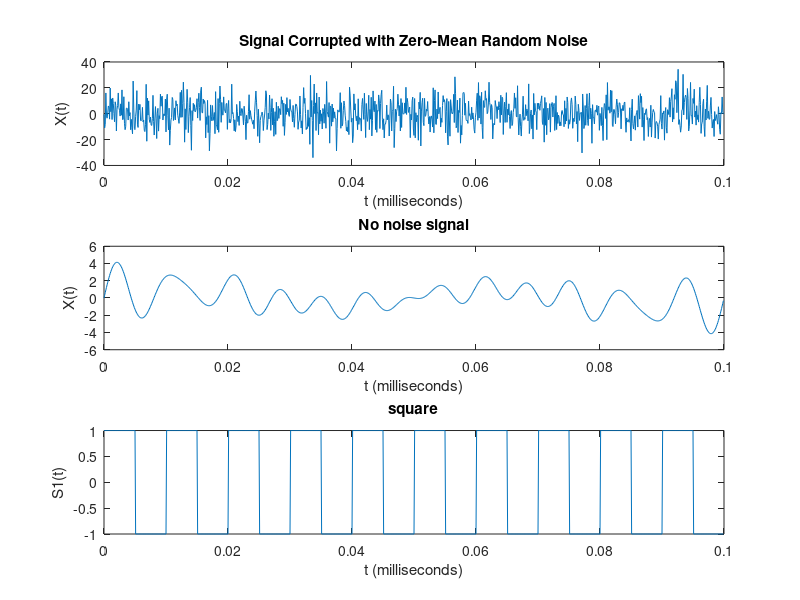
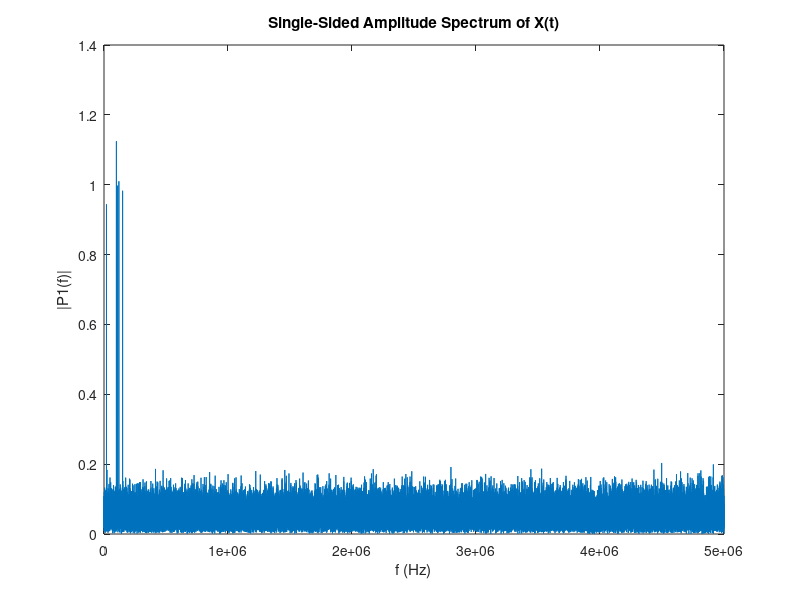
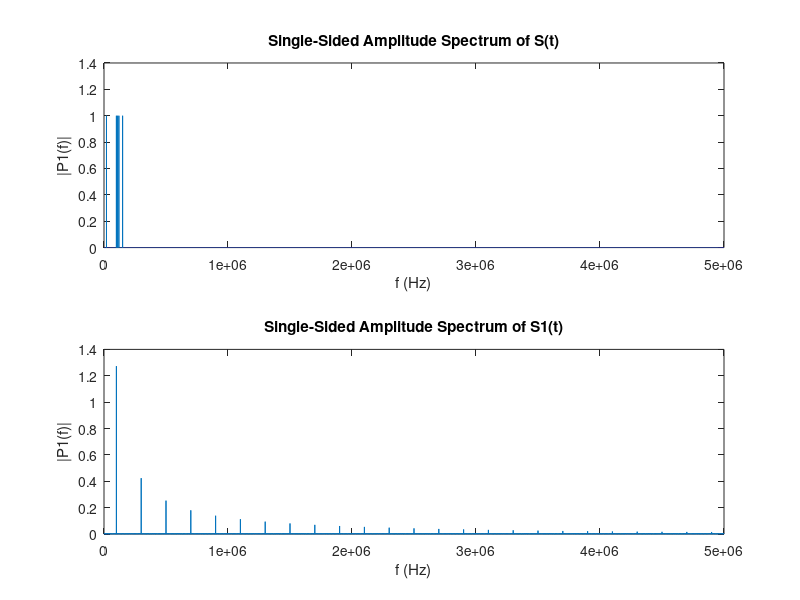

These charts were generated, in order, by the following MATLAB code: (Note: this script raises an error after producing the figures.)
clc
clear
close all
%% Noisy Signal
% Use Fourier transforms to find the frequency components of a signal buried in noise.
% Specify the parameters of a signal with a sampling frequency of 1 kHz and a signal duration of 1.5 seconds.
Fs = 10e6;            % Sampling frequency                    
T = 1/Fs;             % Sampling period       
L = 1e5;             % Length of signal
t = (0:L-1)*T;        % Time vector

%% Form a signal containing a 50 Hz sinusoid of amplitude 0.7 and a 120 Hz sinusoid of amplitude 1.
S = sin(2*pi*20e3*t) + sin(2*pi*100e3*t) + sin(2*pi*110e3*t) + sin(2*pi*120e3*t) + sin(2*pi*150e3*t);
S1 = square(2*pi*100e3*t);

%% Corrupt the signal with zero-mean white noise with a variance of 4.
X = S + 10*randn(size(t));

%% Plot the noisy signal in the time domain. It is difficult to identify the frequency components by looking at the signal X(t). 
figure(1)
subplot(3,1,1);
plot(1000*t(1:1000),X(1:1000))
title('Signal Corrupted with Zero-Mean Random Noise')
xlabel('t (milliseconds)')
ylabel('X(t)')
subplot(3,1,2)
plot(1000*t(1:1000),S(1:1000))
title('No noise signal')
xlabel('t (milliseconds)')
ylabel('X(t)')
subplot(3,1,3)
plot(1000*t(1:1000),S1(1:1000))
title('square')
xlabel('t (milliseconds)')
ylabel('S1(t)')

%% Compute the Fourier transform of the signal. 
Y = fft(X);

%% Compute the two-sided spectrum P2. Then compute the single-sided spectrum P1 based on P2 and the even-valued signal length L.
P2 = abs(Y/L);
P1 = P2(1:L/2+1);
P1(2:end-1) = 2*P1(2:end-1);

%% Define the frequency domain f and plot the single-sided amplitude spectrum P1. The amplitudes are not exactly at 0.7 and 1, as expected, because of the added noise. On average, longer signals produce better frequency approximations.
f = Fs*(0:(L/2))/L;
figure(2)
plot(f,P1) 
title('Single-Sided Amplitude Spectrum of X(t)')
xlabel('f (Hz)')
ylabel('|P1(f)|')

%% Now, take the Fourier transform of the original, uncorrupted signal and retrieve the exact amplitudes, 0.7 and 1.0.
Y = fft(S);
P2 = abs(Y/L);
P1 = P2(1:L/2+1);
P1(2:end-1) = 2*P1(2:end-1);

figure(3)
subplot(2,1,1)
plot(f,P1) 
title('Single-Sided Amplitude Spectrum of S(t)')
xlabel('f (Hz)')
ylabel('|P1(f)|')

subplot(2,1,2)
Y = fft(S1);
P2 = abs(Y/L);
P1 = P2(1:L/2+1);
P1(2:end-1) = 2*P1(2:end-1);

plot(f,P1) 
title('Single-Sided Amplitude Spectrum of S1(t)')
xlabel('f (Hz)')
ylabel('|P1(f)|')

%% 白噪声滤波
h = bandpass100k;
y = filter(h,(X-S)*100);
Fy = fft(y);
P2 = abs(Fy/L);
P1 = P2(1:L/2+1);
P1(2:end-1) = 2*P1(2:end-1);

figure(4)
subplot(2,1,1)
plot(f,P1) 
title('白噪声滤波后输出频谱')
xlabel('f (Hz)')
ylabel('|P1(f)|')

subplot(2,1,2)
Fy = fft((X-S)*100);
P2 = abs(Fy/L);
P1 = P2(1:L/2+1);
P1(2:end-1) = 2*P1(2:end-1);
plot(f,P1) 
title('白噪声频谱')
xlabel('f (Hz)')
ylabel('|P1(f)|')

%% 方波通过滤波器的波形
figure(5)
subplot(3,1,1)
plot(1000*t(1:10000),S1(1:10000))
title('square')
xlabel('t (milliseconds)')
ylabel('S1(t)')

y = filter(h,S1);
Fy = fft(y);
P2 = abs(Fy/L);
P1 = P2(1:L/2+1);
P1(2:end-1) = 2*P1(2:end-1);

subplot(3,1,2)
plot(1000*t(1:10000),y(1:10000))
title('方波滤波后')
xlabel('t (milliseconds)')
ylabel('S1(t)')

subplot(3,1,3)
plot(f,P1) 
title('方波通过滤波器输出频谱')
xlabel('f (Hz)')
ylabel('|P1(f)|')
